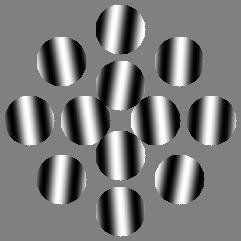
#> input picture code/sti/base/sti/0000000002.jpeg, 241 x 241 px, given in place of 0000000002.png, which was not available
$ python rotate.py
#> lines starting #> are read from the running program, lines starting #| are printed output that depends on the picture; pictures that were not available may be replaced by others from this repository, and a replacement may not be noted

from PIL import Image
import os

image_path = r'D:\Desktop\picture\0000000002.png'
img = Image.open(image_path)
#> img is the input picture: PIL image 241x241 RGB; min 0, max 255, mean 122.6

# 保存原始图片
original_image_path = os.path.join(r'D:\Desktop\picture\rotate2', r'0000000002.png')
img.save(original_image_path)

for angle in range(1, 181):
    # 旋转图片，使用expand=True避免裁剪
    rotated_img = img.rotate(angle, expand=True)

    # 构建新的文件名，包含旋转的角度
    rotated_image_filename = f'rotated_{angle}.png'
    rotated_image_path = os.path.join(r'D:\Desktop\picture\rotate2', rotated_image_filename)

    # 保存旋转后的图片，使用PNG格式
    rotated_img.save(rotated_image_path, 'PNG')
#> this loop made 180 passes
#> pass 1, `rotated_img = img.rotate(angle, expand=True)`:
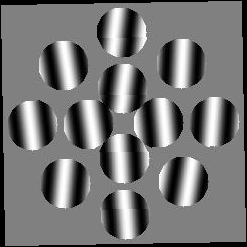
#> rotated_img: PIL image 247x247 RGB; min 0, max 255, mean 116.7
#> pass 2, `rotated_img = img.rotate(angle, expand=True)`:
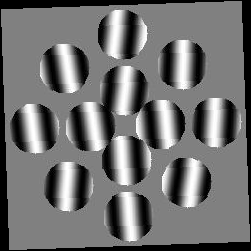
#> rotated_img: PIL image 251x251 RGB; min 0, max 255, mean 113.1
#> pass 3, `rotated_img = img.rotate(angle, expand=True)`:
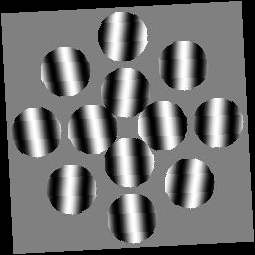
#> rotated_img: PIL image 255x255 RGB; min 0, max 255, mean 109.5
#> after the loop:
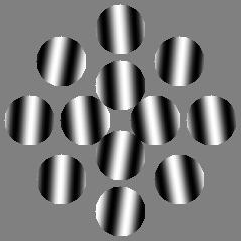
#> rotated_img: PIL image 241x241 RGB; min 0, max 255, mean 122.6

print('图片旋转完成。')

$ run again, with code/sti/base/sti/0000000001.jpeg copied over code/sti/base/sti/0000000002.jpeg
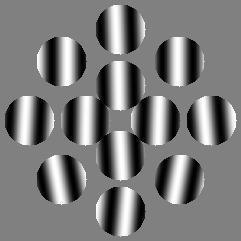
#> input picture code/sti/base/sti/0000000001.jpeg, 241 x 241 px, given in place of 0000000002.png, which was not available
#> img is the input picture: PIL image 241x241 RGB; min 0, max 255, mean 122.9
#> the loop `for angle in range(1, 181):` made 180 passes
#> pass 1, `rotated_img = img.rotate(angle, expand=True)`:
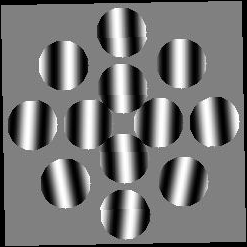
#> rotated_img: PIL image 247x247 RGB; min 0, max 255, mean 117
#> after the loop `for angle in range(1, 181):`:
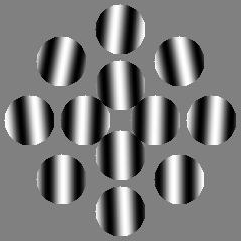
#> rotated_img: PIL image 241x241 RGB; min 0, max 255, mean 122.9
